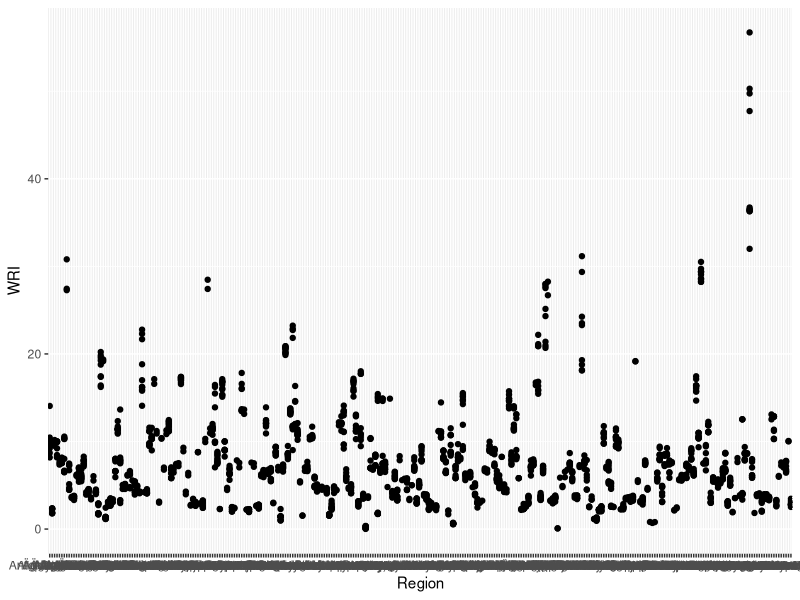

Write the R code that produced this figure.
## ---- chunk 1
knitr::opts_chunk$set(echo = TRUE)
## ---- chunk 2
1 + 1
## ---- chunk 3
library(tidyverse)
library(here)
World_Risk_Index <- read_csv(here("World Risk Index.csv"))
View(World_Risk_Index)
## ---- chunk 4
World_Risk_Index %>% arrange(Year, Region)
## ---- chunk 5
World_Risk_Index %>%
  group_by(Region) %>%
  tally()
## ---- chunk 6
str(World_Risk_Index)
## ---- chunk 7
World_Risk_Index %>%
  group_by(Region) %>%
  summarize_at(vars(WRI, Exposure, Vulnerability, Susceptibility, `Lack of Coping Capabilities`, `Lack of Adaptive Capacities`, Year), list(~mean(.), ~median(.)))
## ---- chunk 8
ggplot(data = World_Risk_Index) +
  geom_point(mapping = aes(x = Region, y = WRI))
